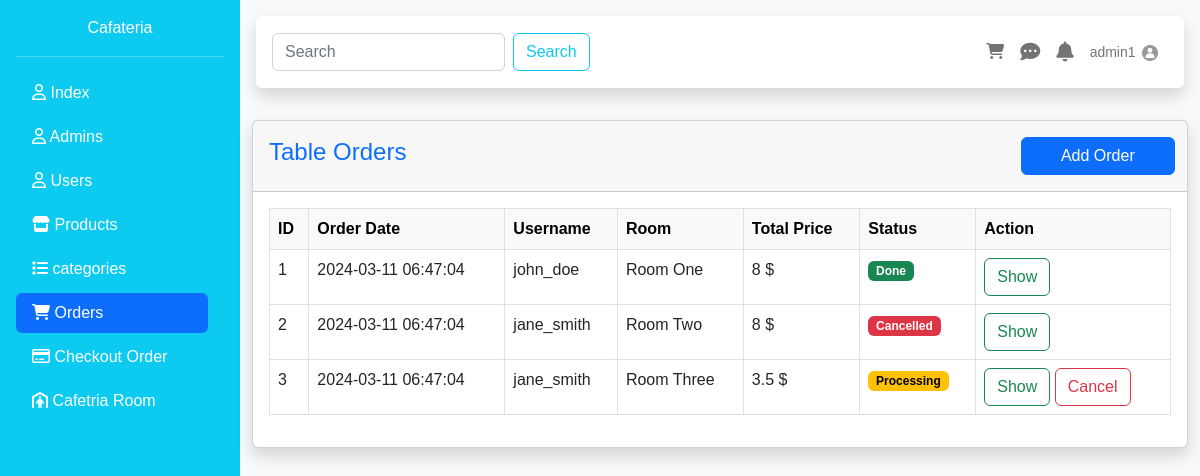
The app's page /order.php (signed in), older data.
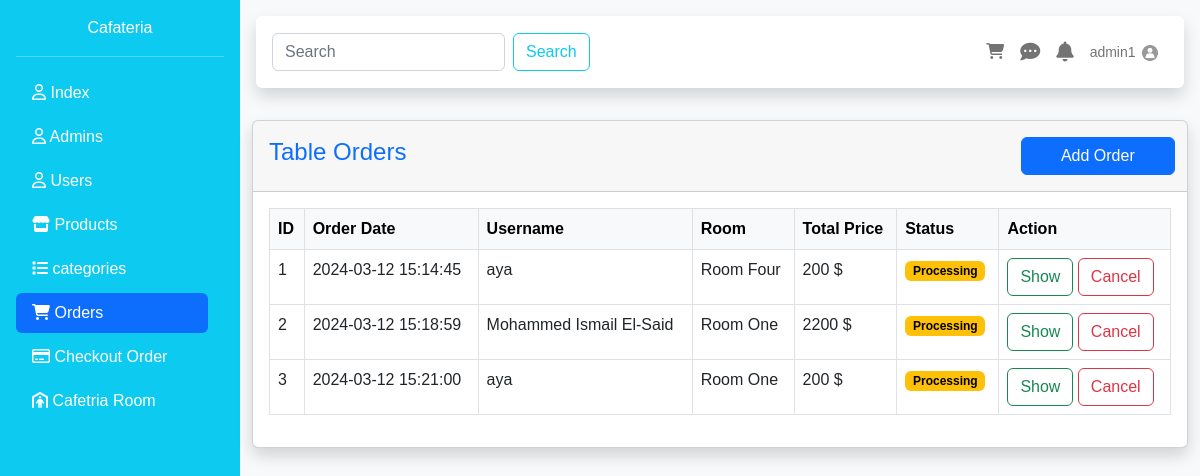
The same page, newer data.
### tables this page shows
CREATE TABLE `orders` (
  `id` int(10) UNSIGNED NOT NULL,
  `user_id` int(10) UNSIGNED NOT NULL,
  `total_price` float NOT NULL,
  `tax` float NOT NULL DEFAULT 0.1,
  `total_price_after_tax` float NOT NULL,
  `status` enum('Processing','Out For Delivery','Done','Cancelled') DEFAULT 'Processing',
  `notes` text DEFAULT NULL,
  `room_id` int(10) UNSIGNED NOT NULL,
  `order_date` timestamp NOT NULL DEFAULT current_timestamp()
);

CREATE TABLE `users` (
  `id` int(10) UNSIGNED NOT NULL,
  `username` varchar(255) NOT NULL,
  `email` varchar(100) NOT NULL,
  `password` varchar(255) NOT NULL,
  `room_id` int(10) UNSIGNED DEFAULT NULL,
  `profile_picture` varchar(255) DEFAULT NULL,
  `created_at` timestamp NOT NULL DEFAULT current_timestamp()
);

CREATE TABLE `rooms` (
  `id` int(10) UNSIGNED NOT NULL,
  `room_number` varchar(255) NOT NULL,
  `ext` text NOT NULL
);

### DataBase/DBCLass.php (called while the page is built, shortened)
<?php
require "connect.php";
class Table extends Database{
    public $TbName;
    public function __construct($tableName){
        $this->TbName = $tableName;
    }
    public function FindById($cond,$value){
        $sql = "SELECT * FROM {$this->TbName} WHERE $cond = :val";
        $Sel = parent::connect()->prepare($sql);
        $Sel->execute(['val' => $value]);
        if($Sel->rowCount() > 0){
            $result = $Sel->fetch();
            return $result;
        }else{
            throw new Exception("is not Found");
        }
    }
    public function SelectInnerJoinTable($tableName,array $firstTableColumns,array $secondTableColumns,$condition, $condition2 = 1){
        $firstRequiredColumns=array();
        $secondRequiredColumns=array();
        foreach ($firstTableColumns as $col){
            $firstRequiredColumns[]="$tableName"."."."$col";
        }
        foreach ($secondTableColumns as $col){
            $secondRequiredColumns[]="$this->TbName"."."."$col";
        }
        $statement="SELECT ".implode(",",$firstRequiredColumns).",".implode(",",$secondRequiredColumns)." FROM $this->TbName inner join $tableName on $condition where $condition2";
        try {
            $selected=parent::connect()->query($statement);
            return $selected;
        }catch (PDOException $e){
            throw new Exception("PDO Error: ". $e->getMessage() );
        }
    }
}
?>

### DataBase/connect.php (called while the page is built, shortened)
<?php
class Database{
    static protected $connection = false ;
    private static $server = 'localhost';
    private static $root = "root";
    private static $pass = "";
    private static $Db = "cafeteria";
    public static function connect(){
        if(!self::$connection){
            try {
                self::$connection = new PDO("mysql:host=".self::$server.";dbname=".self::$Db."", self::$root, self::$pass);
            } catch (PDOException $e) {
                die("PDO CONNECTION ERROR: " . $e->getMessage() . "<br/>");
            }
        }
        return self::$connection;
    }
}
?>

### orders/table.php (the view, shortened to what this page needs)
<div class="container-fluid">
    <div class="card shadow mb-4">
        <div class="card-header py-3">
            <div class="row justify-content-between align-items-center">
                <h4 class="col text-primary">Table Orders</h4>
                <a href="?add=Admin" class="col-2 me-2 btn btn-primary">Add Order</a>
            </div>
        </div>
        <div class="card-body">
            <table class="table table-bordered table-hover table-responsive">
                <thead class="table-light">
                <tr>
                    <th>ID</th>
                    <th>Order Date</th>
                    <th>Username</th>
                    <th>Room</th>
                    <th>Total Price</th>
                    <th>Status</th>
                    <th>Action</th>
                </tr>
                </thead>
                <tbody>
                <?php
                if (!empty($orders_result)) {
                    foreach($orders_result as $order){
                        ?>
                        <tr>
                            <td><?=$id++?></td>
                            <td><?=$order['order_date']?></td>
                            <td><?=$users->FindById('id',$order['user_id'])['username']?></td>
                            <td><?=$order['room_number']?></td>
                            <td><?=$order['total_price']?> <span class="badge-success">$</span></td>
                            <td>
                                <?php if($order['status'] == 'Done') {?>
                                    <span class="badge text-bg-success"><?=$order['status']?></span>
                                <?php } elseif ($order['status'] == 'Processing'){ ?>
                                    <span class="badge text-bg-warning"><?=$order['status']?></span>
                                <?php } else { ?>
                                    <span class="badge text-bg-danger"><?=$order['status']?></span>
                                <?php } ?>
                            </td>
                            <td>
                                <a class="btn btn-outline-success" href="?show=<?=$order['id']?>">Show</a>
                                <?php if ($order['status'] == 'Processing') {?>
                                    <a class="btn btn-outline-danger" href="orders/delete.php?order_id=<?=$order['id']?>">Cancel</a>
                                <?php }?>
                            </td>
                        </tr>
                    <?php }
                } ?>
                </tbody>
            </table>
        </div>
    </div>
</div>
</body>
</html>

### include/sidebar.php (shortened to what this page needs)
<!doctype html>
<html lang="en">
<head>
    <link href="https://cdn.jsdelivr.net/npm/bootstrap@5.2.3/dist/css/bootstrap.min.css" rel="stylesheet">
    <link rel="stylesheet" href="https://cdnjs.cloudflare.com/ajax/libs/font-awesome/6.5.1/css/all.min.css" />
</head>
<body>
    <div class="container-fluid p-0 d-flex h-100">
        <div id="sidebar" class="d-flex flex-column flex-shrink-0 p-3 text-bg-info text-white offcanvas-md offcanvas-start">
            <a href="#" class="navbar-brand text-center">Cafateria</a><hr>
            <ul class="mynav nav nav-pills flex-column flex-grow-1 pe-3 mb-auto">
                <li class="nav-item mb-1">
                    <a href="index.php" class="nav-link text-white <?= $current == 'index'? 'active' : '' ?>" aria-current="page" >
                        <i class="fa-regular fa-user"></i>
                        Index
                    </a>
                </li>
                <li class="nav-item mb-1">
                    <a href="admin.php" class="nav-link text-white <?= $current == 'Admin'? 'active' : '' ?>" aria-current="page" >
                        <i class="fa-regular fa-user"></i>
                        Admins
                    </a>
                </li>
                <li class="nav-item mb-1">
                    <a href="users.php" class="nav-link text-white <?= $current == 'User'? 'active' : '' ?>" aria-current="page" >
                        <i class="fa-regular fa-user"></i>
                        Users
                    </a>
                </li>
                <li class="nav-item mb-1">
                    <a href="products.php" class="nav-link text-white <?= $current == 'products'? 'active' : '' ?>" aria-current="page" >
                        <i class="fa-solid fa-store"></i>
                        Products
                    </a>
                </li>
                <li class="nav-item mb-1">
                    <a href="categories.php" class="nav-link text-white <?= $current == 'categories'? 'active' : '' ?>" aria-current="page" >
                        <i class="fa-solid fa-list"></i>
                        categories
                    </a>
                </li>
                <li class="nav-item mb-1">
                    <a href="order.php" class="nav-link text-white <?= $current == 'orders'? 'active' : '' ?>" aria-current="page" >
                        <i class="fa-solid fa-cart-shopping"></i>
                        Orders
                    </a>
                </li>
                <li class="nav-item mb-1">
                    <a href="checks.php" class="nav-link text-white <?= $current == 'checks'? 'active' : '' ?>" aria-current="page" >
                        <i class="fa-regular fa-credit-card"></i>
                        Checkout Order
                    </a>
                </li>
                <li class="nav-item mb-1">
                    <a href="room.php" class="nav-link text-white <?= $current == 'Room'? 'active' : '' ?>" aria-current="page" >
                        <i class="fa-solid fa-person-shelter"></i>
                        Cafetria Room
                    </a>
                </li>
            </ul>
        </div>

### include/navbar.php (shortened to what this page needs)
<?php
    $newTable = new Table('admins');
    $currentAdmin = $newTable->FindById('id',$_SESSION['id']);
?>
<div id="body_content" class="bg-light flex-fill">
    <div class="p-3">
        <nav class="navbar navbar-expand-lg bg-white shadow rounded p-3 mb-3">
            <form class="d-flex" role="search">
                <input class="form-control me-2" type="search" placeholder="Search" aria-label="Search">
                <button class="btn btn-outline-info" type="submit">Search</button>
            </form>
            <ul class="navbar-nav ms-auto d-flex flex-row">
                <li class="nav-item me-3 me-lg-0">
                    <a class="nav-link" href="#!">
                        <i class="fas fa-shopping-cart"></i>
                    </a>
                </li>
                <li class="nav-item me-3 me-lg-0">
                    <a class="nav-link" href="#!">
                        <i class="fas fa-comment-dots fa-lg"></i>
                    </a>
                </li>
                <li class="nav-item me-3 me-lg-0">
                    <a class="nav-link" href="#!">
                        <i class="fas fa-bell fa-lg"></i>
                    </a>
                </li>
                <li class="nav-item dropdown me-3 me-lg-0">
                    <a class="nav-link dropdown-toggle" href="#" id="userDropdown" role="button" data-bs-toggle="dropdown" aria-expanded="false">
                    <span class="mr-2 d-none d-lg-inline text-gray-600 small"><?=$currentAdmin['username']?></span>
                        <img class="rounded-circle" src="uploads/<?= $currentAdmin['profile_picture']?>" width="20px" height="20px">
                    </a>
                </li>
            </ul>
        </nav>
    </div>

### order.php (shortened to what this page needs)
<?php
    $current = 'orders';
    $id = 1 ;
    include "DataBase/DBCLass.php";
    $orders = new Table('orders');
    $users = new Table('users');
    include "include/sidebar.php";
    include "include/navbar.php";
    $orders_result =$orders->SelectInnerJoinTable("rooms",["room_number"],["*"],"rooms.id=orders.room_id");
    if(isset($_GET['add']) == 'orders'){
        include "orders/addForm.php";
    } elseif(isset($_GET['edit'])){
        $orderId = $_GET['edit'];
        $SelOrder = $orders->FindById('id',$orderId);
        include "orders/editForm.php";
    } elseif(isset($_GET['show'])){
        $orderId = (int)$_GET['show'];
        $SelOrder = $orders->FindById('id',$orderId);
        $orderItems = $orders->SelectInnerJoinTable("order_items", ["*"], ["*"], "orders.id=order_items.order_id", "orders.id=$orderId");
        include "orders/show.php";
    } else{
        include "orders/table.php";
    }
    include "include/footer.php";
?>

### include/footer.php (shortened to what this page needs)
    </body>
</html>

### include/sidebar.php (style rules this page uses)
html, body { height: 100%; font-family: 'Ubuntu', sans-serif; }
#sidebar { width: 20vw; color: white; }
.dropdown-toggle::after { content: none; }

Row changes from the older to the newer data that the page shows:
removed orders: order_date "2024-03-11 06:47:04", user.username "john_doe", room.room_number "Room One", total_price "8", status "Done"
removed orders: order_date "2024-03-11 06:47:04", user.username "jane_smith", room.room_number "Room Two", total_price "8", status "Cancelled"
removed orders: order_date "2024-03-11 06:47:04", user.username "jane_smith", room.room_number "Room Three", total_price "3.5", status "Processing"
added orders: order_date "2024-03-12 15:14:45", user.username "aya", room.room_number "Room Four", total_price "200", status "Processing"
added orders: order_date "2024-03-12 15:18:59", user.username "Mohammed Ismail El-Said", room.room_number "Room One", total_price "2200", status "Processing"
added orders: order_date "2024-03-12 15:21:00", user.username "aya", room.room_number "Room One", total_price "200", status "Processing"
